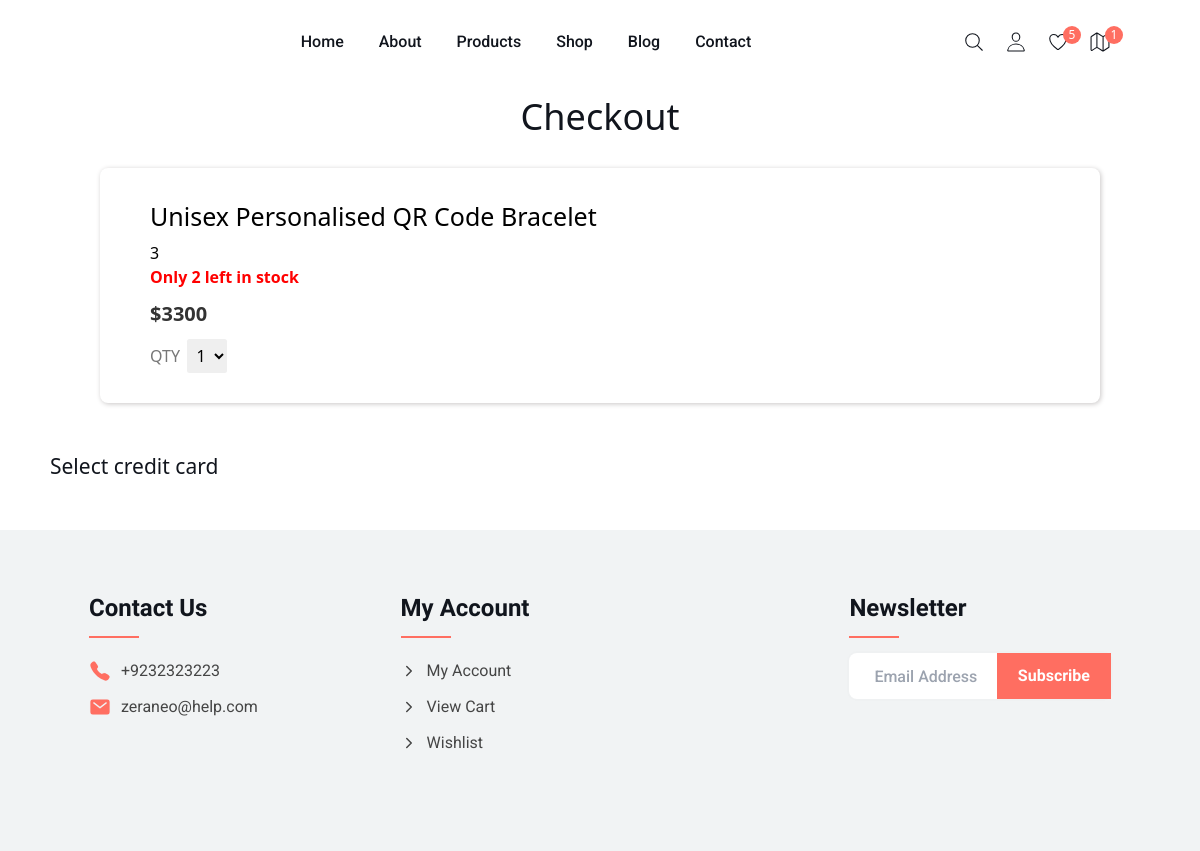
The page /shop/list_cards/3 on the database its author committed.
### shop/models.py (models this page shows, shortened)
class Product(models.Model):
    name = models.CharField(max_length=100)
    photo = models.ImageField(upload_to="products")
    price = models.IntegerField()
    details = models.TextField()
    rating = models.CharField(max_length=10)
    count = models.IntegerField(default=452)
    category = models.ForeignKey(Category, on_delete=models.CASCADE)
    date = models.DateTimeField(auto_now_add=True)

### shop/views.py (the view)
# urls.py: path("list_cards/<product_id>", views.list_cards, name="list_cards"),
def list_cards(request, product_id):
    audit.log(f"Listing the credit card for user {request.user.id}")
    product = Product.objects.filter(id=product_id)[0]
    qrcode = Qrcode_info.objects.filter(id=product_id)[0]
    user_cards = CreditCard.objects.filter(user_id=request.user.id)
    return render(
        request,
        "payment/card_list.html",
        {"cards": user_cards, "product": product},
    )

### templates/payment/card_list.html (shortened to what this page needs)
{% extends 'layout.html' %} {% load static %} {% block content %}
<link rel="stylesheet" type="text/css" href="{% static 'css/style.css' %}" />
<section class="content">
   <h1 class="h2 text-center">Checkout</h1><br>
   <div class="details">
      <div class="details-item ">
         <div class="details-info ">
            <h3 class="product-name">{{ product.name }} </h3>
            {{ product.details }}
            <h4 class="stock-status">Only 2 left in stock</h4>
            <div class="price-section">
               <h4 class="product-price">${{ product.price }}</h4>
             </div>
            <div class="quantity-section">
               <label class="uppercase text-gray" for="quantity">QTY</label>
               <select class="ml-3 border-white p-2 rounded-tight" id="quantity">
                  <option>1</option>
               </select>
            </div>
         </div>
      </div>
   </div>
   <div class="payment">
      <div class="ml-20 mr-20 ">
      <div class="h3">Select credit card</div> <br>
      </div>
      </div>
</section>
{% endblock %}

### static/css/layout.css (style rules this page uses)
:root { --maximum-blue-green_10: hsla(185, 75%, 45%, 0.1); --borderColor: #78b13f; --rich-black-fogra-29: hsl(217, 28%, 9%); --gray-x-11-gray: hsl(0, 0%, 74%); --oxford-blue_60: hsla(230, 41%, 14%, 0.6); --bittersweet: hsl(5, 100%, 69%); --smoky-black: rgb(7, 6, 1); --gainsboro: hsl(0, 0%, 88%); --black_90: hsla(0, 0%, 0%, 0.9); --cultured: hsl(200, 12%, 95%); --salmon: hsl(5, 100%, 73%); --white: hsl(0, 0%, 100%); --black: hsl(0, 0%, 0%); --onyx: hsl(0, 0%, 27%); --ff-roboto: "Roboto", sans-serif; --ff-josefin-sans: "Josefin Sans", sans-serif; --fs-1: 3rem; --fs-2: 2.6rem; --fs-3: 2.2rem; --fs-4: 2.1rem; --fs-5: 1.8rem; --fs-6: 1.6rem; --fs-7: 1.4rem; --fs-8: 1.2rem; --fw-300: 300; --fw-500: 500; --fw-600: 600; --fw-700: 700; --transition-1: 0.25s ease; --transition-2: 0.5s ease; --cubic-out: cubic-bezier(0.51, 0.03, 0.64, 0.28); --cubic-in: cubic-bezier(0.33, 0.85, 0.56, 1.02); --section-padding: 60px; }
html { font-family: var(--ff-josefin-sans); font-size: 10px; scroll-behavior: smooth; }
body { background: var(--white); font-size: 1.6rem; padding-block-start: 90px; }
.h1, .h2, .h3, .h4 { color: var(--rich-black-fogra-29); }
.h2 { font-size: var(--fs-2); }
.h3 { font-size: var(--fs-4); }
@media (min-width: 575px) { :root { --fs-1: 4rem; } }
@media (min-width: 992px) { :root { --fs-3: 2.4rem; } }
@media (min-width: 1200px) { :root { --fs-1: 5rem; --fs-2: 3.6rem; } }
.details { max-width: 1000px; margin-left: auto; margin-right: auto; background: #ffffff; border-radius: 8px; display: flex; flex-direction: column; position: relative; box-shadow: 1px 1px 5px #c9c6c6; }
.payment { margin-top: 4%; }
.details-item { display: flex; padding: 3%; }
.product-name { margin-bottom: 5px; font-size: 2.5rem; }
.stock-status { font-weight: bold; color: red; margin-bottom: 10px; }
.price-section { display: flex; align-items: center; justify-content: space-between; margin-bottom: 10px; }
.product-price { font-size: 2rem; font-weight: bold; color: #333; }
.quantity-section { display: flex; align-items: center; }
.uppercase { text-transform: uppercase; }
.text-gray { color: #777; }
.ml-3 { margin-left: 0.75rem; }
.border-white { border-color: #fff; }
.p-2 { padding: 0.5rem; }
.rounded-tight { border-radius: 0.25rem; }

### rows shown on the page
Product: name "Unisex Personalised QR Code Bracelet", details "3", price "3300"
